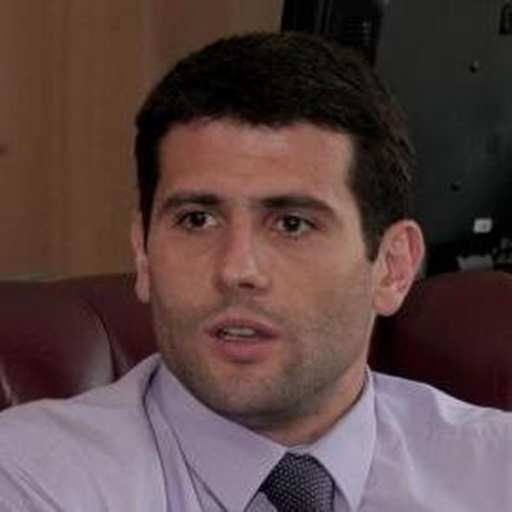
#> input picture sample_images/faces/donor/d_0005_01.jpg, 512 x 512 px
$ python generate_watermark.py --palmprint ../sample_images/faces/donor/d_0005_01.jpg   (older library calls are emulated)
#> lines starting #> are read from the running program, lines starting #| are printed output that depends on the picture
### src/faceguard/io.py
from __future__ import annotations

import json
from pathlib import Path
from typing import Iterable

import cv2
import numpy as np
from PIL import Image


def ensure_rgb_uint8(image: np.ndarray) -> np.ndarray:
    image = np.asarray(image)
    if image.ndim == 2:
        image = np.repeat(image[..., None], 3, axis=2)
    if image.ndim != 3 or image.shape[2] not in (3, 4):
        raise ValueError(f"Expected HxWx3/4 image, received {image.shape}")
    if image.shape[2] == 4:
        image = image[:, :, :3]
    if image.dtype != np.uint8:
        image = image.astype(np.float64)
        if image.size and image.max() <= 1.0:
            image *= 255.0
        image = np.clip(image, 0, 255).astype(np.uint8)
    return image


def load_rgb(path: str | Path, size: tuple[int, int] | None = None) -> np.ndarray:
    path = Path(path)
    if not path.exists():
        raise FileNotFoundError(path)
    image = np.asarray(Image.open(path).convert("RGB"), dtype=np.uint8)
#> image is the input picture: shape (512, 512, 3); mean R, G, B 88.8, 67.5, 66.3
    if size is not None:
        image = cv2.resize(image, size, interpolation=cv2.INTER_CUBIC)
    return image


# [4 lines left out: function save_rgb, not called in this run]


def to_binary_vector(values: Iterable[float] | np.ndarray) -> np.ndarray:
    vector = np.asarray(list(values) if not isinstance(values, np.ndarray) else values).reshape(-1)
    if vector.size == 0:
        raise ValueError("The watermark vector is empty.")
    if np.min(vector) < 0:
        return (vector > 0).astype(np.uint8)
    return (vector >= 0.5).astype(np.uint8)


# [17 lines left out: function load_watermark_vector, not called in this run]


def save_watermark_vector(path: str | Path, vector: np.ndarray) -> None:
    path = Path(path)
    path.parent.mkdir(parents=True, exist_ok=True)
    vector = to_binary_vector(vector)
    if path.suffix.lower() == ".npy":
        np.save(path, vector)
    else:
        path.write_text(json.dumps({"watermark": vector.astype(int).tolist()}, indent=2), encoding="utf-8")

### src/faceguard/watermark/compcode.py
from __future__ import annotations

from dataclasses import dataclass

import cv2
import numpy as np

from faceguard.io import ensure_rgb_uint8


@dataclass
class CompCodeGenerator:
    """Generate a fixed-length palmprint CompCode watermark.

    The implementation follows the manuscript pipeline: six directional Gabor
    responses, winner-take-all orientation coding, block histograms, binary
    quantization, and deterministic selection of a fixed-length bit vector.
    """

    output_bits: int = 128
    image_size: int = 256
    block_size: int = 16
    seed: int = 2026
    orientations: tuple[int, ...] = (0, 30, 60, 90, 120, 150)

    def _kernel(self, angle_degrees: float) -> np.ndarray:
        return cv2.getGaborKernel(
            ksize=(31, 31),
            sigma=5.0,
            theta=np.deg2rad(angle_degrees),
            lambd=8.0,
            gamma=0.5,
            psi=0.0,
            ktype=cv2.CV_32F,
        )

    def orientation_map(self, palmprint_rgb: np.ndarray) -> np.ndarray:
        image = ensure_rgb_uint8(palmprint_rgb)
        gray = cv2.cvtColor(image, cv2.COLOR_RGB2GRAY)
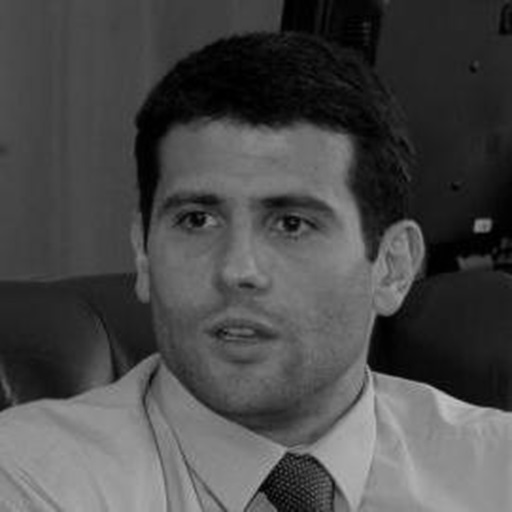
#> gray: shape (512, 512); min 0, max 195, mean 73.7
        gray = cv2.resize(gray, (self.image_size, self.image_size), interpolation=cv2.INTER_AREA)
#> gray: shape (256, 256)
        gray = cv2.equalizeHist(gray)
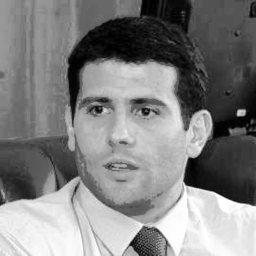
#> gray: shape (256, 256); min 0, max 255, mean 128.4
        responses = [
            np.abs(cv2.filter2D(gray.astype(np.float32), cv2.CV_32F, self._kernel(angle)))
            for angle in self.orientations
        ]
#> responses = 6 items
        return np.argmax(np.stack(responses, axis=0), axis=0).astype(np.uint8)
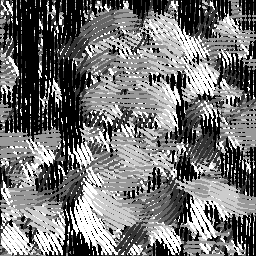
#> returned value: shape (256, 256); min 0, max 5, mean 2.26; drawn with min black and max white

    def feature_vector(self, palmprint_rgb: np.ndarray) -> np.ndarray:
        code = self.orientation_map(palmprint_rgb)
        features: list[float] = []
        for row in range(0, code.shape[0], self.block_size):
            for col in range(0, code.shape[1], self.block_size):
                block = code[row : row + self.block_size, col : col + self.block_size]
                hist = np.bincount(block.reshape(-1), minlength=len(self.orientations)).astype(np.float64)
                hist /= max(float(hist.sum()), 1.0)
                features.extend(hist.tolist())
#> after the loop, features = 1536 values, max 0.902 at index 120, min 0 at index 53, mean 0.167
        return np.asarray(features, dtype=np.float64)

    def generate(self, palmprint_rgb: np.ndarray) -> np.ndarray:
        features = self.feature_vector(palmprint_rgb)
        threshold = float(np.median(features))
#> threshold = 0.0938
        candidate_bits = (features >= threshold).astype(np.uint8)
#> candidate_bits = 1536 values, max 1 at index 0, min 0 at index 2, mean 0.507
        if candidate_bits.size < self.output_bits:
            repeats = int(np.ceil(self.output_bits / candidate_bits.size))
            candidate_bits = np.tile(candidate_bits, repeats)
        rng = np.random.default_rng(self.seed)
        indices = rng.choice(candidate_bits.size, size=self.output_bits, replace=False)
        return candidate_bits[indices].astype(np.uint8)

### scripts/generate_watermark.py
#!/usr/bin/env python3
from __future__ import annotations

import argparse
from pathlib import Path

from faceguard.io import load_rgb, save_watermark_vector
from faceguard.watermark.compcode import CompCodeGenerator


def main() -> None:
    parser = argparse.ArgumentParser(description="Generate a 128-bit palmprint CompCode watermark.")
    parser.add_argument("--palmprint", required=True)
    parser.add_argument("--output", default="outputs/watermark_128.json")
    parser.add_argument("--bits", type=int, default=128)
    parser.add_argument("--seed", type=int, default=2026)
    args = parser.parse_args()
    generator = CompCodeGenerator(output_bits=args.bits, seed=args.seed)
    watermark = generator.generate(load_rgb(args.palmprint))
#> watermark = 128 values, max 1 at index 0, min 0 at index 3, mean 0.578
    save_watermark_vector(args.output, watermark)
#> in to_binary_vector, `vector = np.asarray(list(values) if not isinstance(values, np.ndarray)..`: vector has the same summary as watermark in main
#> in save_watermark_vector, `vector = to_binary_vector(vector)`: vector has the same summary as watermark in main
    print(f"Saved {watermark.size}-bit watermark to {Path(args.output)}")
#| Saved 128-bit watermark to outputs/watermark_128.json


if __name__ == "__main__":
    main()
